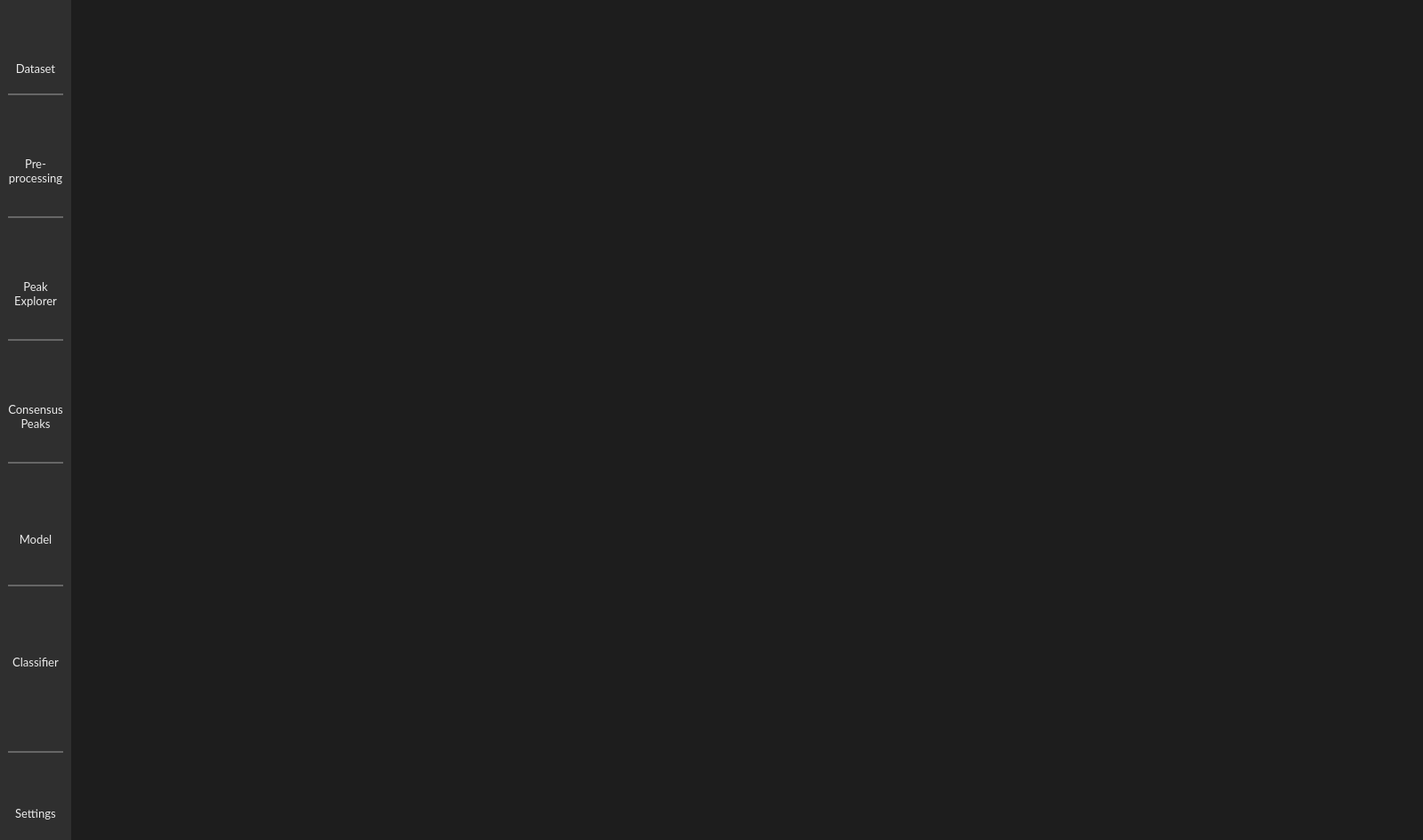
<?xml version="1.0" encoding="UTF-8"?>
<ui version="4.0">
 <class>ProjectWindow</class>
 <widget class="QMainWindow" name="ProjectWindow">
  <property name="geometry">
   <rect>
    <x>0</x>
    <y>0</y>
    <width>1599</width>
    <height>944</height>
   </rect>
  </property>
  <property name="minimumSize">
   <size>
    <width>1400</width>
    <height>820</height>
   </size>
  </property>
  <property name="windowTitle">
   <string>MainWindow</string>
  </property>
  <property name="windowIcon">
   <iconset>
    <normaloff>ui/_pics/logo_small.png</normaloff>ui/_pics/logo_small.png</iconset>
  </property>
  <widget class="QWidget" name="centralwidget">
   <layout class="QHBoxLayout" name="horizontalLayout">
    <property name="spacing">
     <number>0</number>
    </property>
    <property name="leftMargin">
     <number>0</number>
    </property>
    <property name="topMargin">
     <number>0</number>
    </property>
    <property name="rightMargin">
     <number>0</number>
    </property>
    <property name="bottomMargin">
     <number>0</number>
    </property>
    <item>
     <widget class="QWidget" name="Sidebar_container" native="true">
      <property name="minimumSize">
       <size>
        <width>80</width>
        <height>820</height>
       </size>
      </property>
      <property name="maximumSize">
       <size>
        <width>80</width>
        <height>16777215</height>
       </size>
      </property>
      <property name="styleSheet">
       <string notr="true">background-color: #2f2f2f;</string>
      </property>
      <layout class="QVBoxLayout" name="verticalLayout_7">
       <property name="leftMargin">
        <number>0</number>
       </property>
       <property name="topMargin">
        <number>0</number>
       </property>
       <property name="rightMargin">
        <number>0</number>
       </property>
       <property name="bottomMargin">
        <number>0</number>
       </property>
       <item>
        <widget class="QWidget" name="Sidebar_top" native="true">
         <property name="sizePolicy">
          <sizepolicy hsizetype="Fixed" vsizetype="Fixed">
           <horstretch>0</horstretch>
           <verstretch>0</verstretch>
          </sizepolicy>
         </property>
         <property name="minimumSize">
          <size>
           <width>80</width>
           <height>780</height>
          </size>
         </property>
         <property name="maximumSize">
          <size>
           <width>80</width>
           <height>780</height>
          </size>
         </property>
         <property name="styleSheet">
          <string notr="true"/>
         </property>
         <layout class="QVBoxLayout" name="verticalLayout_10">
          <property name="spacing">
           <number>6</number>
          </property>
          <property name="leftMargin">
           <number>0</number>
          </property>
          <property name="topMargin">
           <number>0</number>
          </property>
          <property name="rightMargin">
           <number>0</number>
          </property>
          <property name="bottomMargin">
           <number>0</number>
          </property>
          <item>
           <widget class="QWidget" name="sb_dataset_container" native="true">
            <property name="minimumSize">
             <size>
              <width>0</width>
              <height>0</height>
             </size>
            </property>
            <property name="maximumSize">
             <size>
              <width>16777215</width>
              <height>90</height>
             </size>
            </property>
            <property name="styleSheet">
             <string notr="true"/>
            </property>
            <layout class="QVBoxLayout" name="verticalLayout" stretch="0,0">
             <property name="bottomMargin">
              <number>5</number>
             </property>
             <item>
              <widget class="QPushButton" name="sb_dataset_button">
               <property name="minimumSize">
                <size>
                 <width>0</width>
                 <height>60</height>
                </size>
               </property>
               <property name="maximumSize">
                <size>
                 <width>16777215</width>
                 <height>70</height>
                </size>
               </property>
               <property name="cursor">
                <cursorShape>PointingHandCursor</cursorShape>
               </property>
               <property name="styleSheet">
                <string notr="true">QPushButton {
    background-color: transparent;
    border: none;
}</string>
               </property>
               <property name="text">
                <string/>
               </property>
               <property name="icon">
                <iconset>
                 <normaloff>ui/_pics/icons/dataset_white.png</normaloff>ui/_pics/icons/dataset_white.png</iconset>
               </property>
               <property name="iconSize">
                <size>
                 <width>60</width>
                 <height>60</height>
                </size>
               </property>
              </widget>
             </item>
             <item>
              <widget class="QLabel" name="sb_dataset_label">
               <property name="maximumSize">
                <size>
                 <width>16777215</width>
                 <height>16777215</height>
                </size>
               </property>
               <property name="font">
                <font>
                 <family>Lato</family>
                 <pointsize>10</pointsize>
                </font>
               </property>
               <property name="styleSheet">
                <string notr="true">color: #ebebeb;</string>
               </property>
               <property name="text">
                <string>Dataset</string>
               </property>
               <property name="alignment">
                <set>Qt::AlignmentFlag::AlignCenter</set>
               </property>
               <property name="wordWrap">
                <bool>true</bool>
               </property>
              </widget>
             </item>
            </layout>
           </widget>
          </item>
          <item>
           <widget class="QWidget" name="sb_preprocessing_container" native="true">
            <property name="styleSheet">
             <string notr="true"/>
            </property>
            <layout class="QVBoxLayout" name="verticalLayout_2">
             <item>
              <widget class="QPushButton" name="sb_preprocessing_button">
               <property name="enabled">
                <bool>true</bool>
               </property>
               <property name="maximumSize">
                <size>
                 <width>16777215</width>
                 <height>70</height>
                </size>
               </property>
               <property name="cursor">
                <cursorShape>PointingHandCursor</cursorShape>
               </property>
               <property name="styleSheet">
                <string notr="true">QPushButton {
    background-color: transparent;
    border: none;
    border-top: 2px solid #666666;
	padding-top: 20px;
}
</string>
               </property>
               <property name="text">
                <string/>
               </property>
               <property name="icon">
                <iconset>
                 <normaloff>ui/_pics/icons/preprocessing_white.png</normaloff>ui/_pics/icons/preprocessing_white.png</iconset>
               </property>
               <property name="iconSize">
                <size>
                 <width>60</width>
                 <height>60</height>
                </size>
               </property>
              </widget>
             </item>
             <item>
              <widget class="QLabel" name="sb_preprocessing_label">
               <property name="font">
                <font>
                 <family>Lato</family>
                 <pointsize>10</pointsize>
                </font>
               </property>
               <property name="styleSheet">
                <string notr="true">color: #ebebeb;</string>
               </property>
               <property name="text">
                <string>Pre-processing</string>
               </property>
               <property name="alignment">
                <set>Qt::AlignmentFlag::AlignCenter</set>
               </property>
               <property name="wordWrap">
                <bool>true</bool>
               </property>
              </widget>
             </item>
            </layout>
           </widget>
          </item>
          <item>
           <widget class="QWidget" name="sb_peak_explorer_container" native="true">
            <property name="styleSheet">
             <string notr="true"/>
            </property>
            <layout class="QVBoxLayout" name="verticalLayout_3">
             <item>
              <widget class="QPushButton" name="sb_peak_explorer_button">
               <property name="maximumSize">
                <size>
                 <width>16777215</width>
                 <height>70</height>
                </size>
               </property>
               <property name="cursor">
                <cursorShape>PointingHandCursor</cursorShape>
               </property>
               <property name="styleSheet">
                <string notr="true">QPushButton {
    background-color: transparent;
    border: none;
    border-top: 2px solid #666666;
	padding-top: 20px;
}</string>
               </property>
               <property name="text">
                <string/>
               </property>
               <property name="icon">
                <iconset>
                 <normaloff>ui/_pics/icons/peak_explorer_white.png</normaloff>ui/_pics/icons/peak_explorer_white.png</iconset>
               </property>
               <property name="iconSize">
                <size>
                 <width>60</width>
                 <height>60</height>
                </size>
               </property>
              </widget>
             </item>
             <item>
              <widget class="QLabel" name="sb_peak_explorer_label">
               <property name="font">
                <font>
                 <family>Lato</family>
                 <pointsize>10</pointsize>
                </font>
               </property>
               <property name="styleSheet">
                <string notr="true">color: #ebebeb;</string>
               </property>
               <property name="text">
                <string>Peak Explorer</string>
               </property>
               <property name="alignment">
                <set>Qt::AlignmentFlag::AlignCenter</set>
               </property>
               <property name="wordWrap">
                <bool>true</bool>
               </property>
              </widget>
             </item>
            </layout>
           </widget>
          </item>
          <item>
           <widget class="QWidget" name="sb_consensus_container" native="true">
            <property name="styleSheet">
             <string notr="true"/>
            </property>
            <layout class="QVBoxLayout" name="verticalLayout_4">
             <item>
              <widget class="QPushButton" name="sb_consensus_button">
               <property name="maximumSize">
                <size>
                 <width>16777215</width>
                 <height>70</height>
                </size>
               </property>
               <property name="cursor">
                <cursorShape>PointingHandCursor</cursorShape>
               </property>
               <property name="styleSheet">
                <string notr="true">QPushButton {
    background-color: transparent;
    border: none;
    border-top: 2px solid #666666;
	padding-top: 20px;
}</string>
               </property>
               <property name="text">
                <string/>
               </property>
               <property name="icon">
                <iconset>
                 <normaloff>ui/_pics/icons/consensus_peak_white.png</normaloff>ui/_pics/icons/consensus_peak_white.png</iconset>
               </property>
               <property name="iconSize">
                <size>
                 <width>60</width>
                 <height>60</height>
                </size>
               </property>
              </widget>
             </item>
             <item>
              <widget class="QLabel" name="sb_consensus_label">
               <property name="font">
                <font>
                 <family>Lato</family>
                 <pointsize>10</pointsize>
                </font>
               </property>
               <property name="styleSheet">
                <string notr="true">color: #ebebeb;</string>
               </property>
               <property name="text">
                <string>Consensus Peaks</string>
               </property>
               <property name="alignment">
                <set>Qt::AlignmentFlag::AlignCenter</set>
               </property>
               <property name="wordWrap">
                <bool>true</bool>
               </property>
              </widget>
             </item>
            </layout>
           </widget>
          </item>
          <item>
           <widget class="QWidget" name="sb_model_container" native="true">
            <property name="styleSheet">
             <string notr="true"/>
            </property>
            <layout class="QVBoxLayout" name="verticalLayout_9">
             <item>
              <widget class="QPushButton" name="sb_model_button">
               <property name="maximumSize">
                <size>
                 <width>16777215</width>
                 <height>70</height>
                </size>
               </property>
               <property name="cursor">
                <cursorShape>PointingHandCursor</cursorShape>
               </property>
               <property name="styleSheet">
                <string notr="true">QPushButton {
    background-color: transparent;
    border: none;
    border-top: 2px solid #666666;
	padding-top: 20px;
}</string>
               </property>
               <property name="text">
                <string/>
               </property>
               <property name="icon">
                <iconset>
                 <normaloff>ui/_pics/icons/neural_network_white.png</normaloff>ui/_pics/icons/neural_network_white.png</iconset>
               </property>
               <property name="iconSize">
                <size>
                 <width>60</width>
                 <height>60</height>
                </size>
               </property>
              </widget>
             </item>
             <item>
              <widget class="QLabel" name="sb_model_label">
               <property name="font">
                <font>
                 <family>Lato</family>
                 <pointsize>10</pointsize>
                </font>
               </property>
               <property name="styleSheet">
                <string notr="true">color: #ebebeb;</string>
               </property>
               <property name="text">
                <string>Model</string>
               </property>
               <property name="alignment">
                <set>Qt::AlignmentFlag::AlignCenter</set>
               </property>
               <property name="wordWrap">
                <bool>true</bool>
               </property>
              </widget>
             </item>
            </layout>
           </widget>
          </item>
          <item>
           <widget class="QWidget" name="sb_classifier_container" native="true">
            <property name="styleSheet">
             <string notr="true"/>
            </property>
            <layout class="QVBoxLayout" name="verticalLayout_5">
             <item>
              <widget class="QPushButton" name="sb_classifier_button">
               <property name="maximumSize">
                <size>
                 <width>16777215</width>
                 <height>70</height>
                </size>
               </property>
               <property name="cursor">
                <cursorShape>PointingHandCursor</cursorShape>
               </property>
               <property name="styleSheet">
                <string notr="true">QPushButton {
    background-color: transparent;
    border: none;
    border-top: 2px solid #666666;
	padding-top: 20px;
}</string>
               </property>
               <property name="text">
                <string/>
               </property>
               <property name="icon">
                <iconset>
                 <normaloff>ui/_pics/icons/classifier_white.png</normaloff>ui/_pics/icons/classifier_white.png</iconset>
               </property>
               <property name="iconSize">
                <size>
                 <width>60</width>
                 <height>60</height>
                </size>
               </property>
              </widget>
             </item>
             <item>
              <widget class="QLabel" name="sb_classifier_label">
               <property name="font">
                <font>
                 <family>Lato</family>
                 <pointsize>10</pointsize>
                </font>
               </property>
               <property name="styleSheet">
                <string notr="true">color: #ebebeb;</string>
               </property>
               <property name="text">
                <string>Classifier</string>
               </property>
               <property name="alignment">
                <set>Qt::AlignmentFlag::AlignCenter</set>
               </property>
               <property name="wordWrap">
                <bool>true</bool>
               </property>
              </widget>
             </item>
            </layout>
           </widget>
          </item>
         </layout>
        </widget>
       </item>
       <item>
        <spacer name="verticalSpacer">
         <property name="orientation">
          <enum>Qt::Orientation::Vertical</enum>
         </property>
         <property name="sizeHint" stdset="0">
          <size>
           <width>20</width>
           <height>20</height>
          </size>
         </property>
        </spacer>
       </item>
       <item>
        <widget class="QWidget" name="Sidebar_bottom" native="true">
         <property name="enabled">
          <bool>true</bool>
         </property>
         <property name="sizePolicy">
          <sizepolicy hsizetype="Fixed" vsizetype="Fixed">
           <horstretch>0</horstretch>
           <verstretch>0</verstretch>
          </sizepolicy>
         </property>
         <property name="minimumSize">
          <size>
           <width>80</width>
           <height>100</height>
          </size>
         </property>
         <property name="maximumSize">
          <size>
           <width>80</width>
           <height>100</height>
          </size>
         </property>
         <property name="styleSheet">
          <string notr="true"/>
         </property>
         <layout class="QVBoxLayout" name="verticalLayout_8">
          <property name="spacing">
           <number>0</number>
          </property>
          <property name="leftMargin">
           <number>0</number>
          </property>
          <property name="topMargin">
           <number>0</number>
          </property>
          <property name="rightMargin">
           <number>0</number>
          </property>
          <property name="bottomMargin">
           <number>0</number>
          </property>
          <item>
           <widget class="QWidget" name="sb_settings_container" native="true">
            <property name="enabled">
             <bool>true</bool>
            </property>
            <property name="styleSheet">
             <string notr="true"/>
            </property>
            <layout class="QVBoxLayout" name="verticalLayout_6">
             <property name="leftMargin">
              <number>9</number>
             </property>
             <property name="topMargin">
              <number>0</number>
             </property>
             <property name="bottomMargin">
              <number>9</number>
             </property>
             <item>
              <widget class="QPushButton" name="sb_settings_button">
               <property name="maximumSize">
                <size>
                 <width>16777215</width>
                 <height>70</height>
                </size>
               </property>
               <property name="cursor">
                <cursorShape>PointingHandCursor</cursorShape>
               </property>
               <property name="styleSheet">
                <string notr="true">QPushButton {
    background-color: transparent;
    border: none;
    border-top: 2px solid #666666;
	padding-top: 20px;
}</string>
               </property>
               <property name="text">
                <string/>
               </property>
               <property name="icon">
                <iconset>
                 <normaloff>ui/_pics/icons/settings_white.png</normaloff>ui/_pics/icons/settings_white.png</iconset>
               </property>
               <property name="iconSize">
                <size>
                 <width>60</width>
                 <height>60</height>
                </size>
               </property>
              </widget>
             </item>
             <item>
              <widget class="QLabel" name="sb_settings_label">
               <property name="font">
                <font>
                 <family>Lato</family>
                 <pointsize>10</pointsize>
                </font>
               </property>
               <property name="styleSheet">
                <string notr="true">color: #ebebeb;</string>
               </property>
               <property name="text">
                <string>Settings</string>
               </property>
               <property name="alignment">
                <set>Qt::AlignmentFlag::AlignCenter</set>
               </property>
               <property name="wordWrap">
                <bool>true</bool>
               </property>
              </widget>
             </item>
            </layout>
           </widget>
          </item>
         </layout>
        </widget>
       </item>
      </layout>
     </widget>
    </item>
    <item>
     <widget class="QStackedWidget" name="Main_container">
      <property name="styleSheet">
       <string notr="true">background-color: #1d1d1d;</string>
      </property>
      <widget class="QWidget" name="dataset_container"/>
     </widget>
    </item>
   </layout>
  </widget>
 </widget>
 <resources/>
 <connections/>
</ui>
